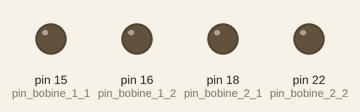
Simulated run of this program. Board: Raspberry Pi (header pin numbers). Shown: output pins drawn as LEDs (lit = HIGH). What the program prints to the terminal is not drawn. At 0.1 s the program stops and its outputs stay as they are.

Above: at 0.1 s.
Timing chart, 0 to 1.6 s (numbered marks = the images above):
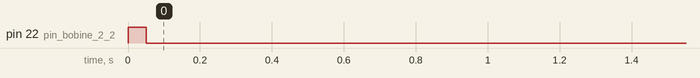

The program:

droite.py
```python
#!/usr/bin/env python
# -*- coding: latin-1 -*-

'''
Contrôle d'un moteur pas avec un Raspberry Pi
L'utilisateur choisit le nombre de pas qui sera fait par le moteur
electroniqueamateur.blogspot.com
'''

import RPi.GPIO as GPIO
import time

GPIO.setmode(GPIO.BOARD)  #notation board plutôt que BCM

pin_bobine_1_1 = 15    #GPIO 22
pin_bobine_1_2 = 16    #GPIO 23
pin_bobine_2_1 = 18    #GPIO 24
pin_bobine_2_2 = 22    #GPIO 25

# configuration des pins en sortie
GPIO.setup(pin_bobine_1_1, GPIO.OUT)
GPIO.setup(pin_bobine_1_2, GPIO.OUT)
GPIO.setup(pin_bobine_2_1, GPIO.OUT)
GPIO.setup(pin_bobine_2_2, GPIO.OUT)

print "----CONTRÔLE D'UN MOTEUR PAS À PAS -----"

def marche_avant(attente, nombre_de_pas):

    for i in range(0, nombre_de_pas):
        prochainStep(i % 4)
        time.sleep(attente)

def marche_arriere(attente, nombre_de_pas):
    for i in range(0, nombre_de_pas):
        prochainStep(3 - (i % 4))
        time.sleep(attente)

def reglage_pins(pin1, pin2, pin3, pin4):
    GPIO.output(pin_bobine_1_1, pin1)
    GPIO.output(pin_bobine_1_2, pin2)
    GPIO.output(pin_bobine_2_1, pin3)
    GPIO.output(pin_bobine_2_2, pin4)

def prochainStep(numero):
    if (numero == 0):
        reglage_pins(1, 0, 1, 0)
    if (numero == 1):
        reglage_pins(0, 1, 1, 0)
    if (numero == 2):
        reglage_pins(0, 1, 0, 1)
    if (numero == 3):
        reglage_pins(1, 0, 0, 1)

def gauche(t):
    reglage_pins(0, 0, 1, 0)
    time.sleep(t)


def droite(t):
    reglage_pins(0, 0, 0, 1)
    time.sleep(t)


#un demi tour 0.2
attente = 0.2

#un quart de tour 0.1
attente2 = 0.1

# droite
#reglage_pins(0, 0, 0, 1)
#time.sleep(attente)

# gauche
#reglage_pins(0, 0, 1, 0)
#time.sleep(attente2)

droite(0.05)
#gauche(0.05)

GPIO.cleanup()
```

Measured:
- by itself, pin 22 (pin_bobine_2_2): LOW → HIGH at 0.00 s, → LOW 0.05 s later
